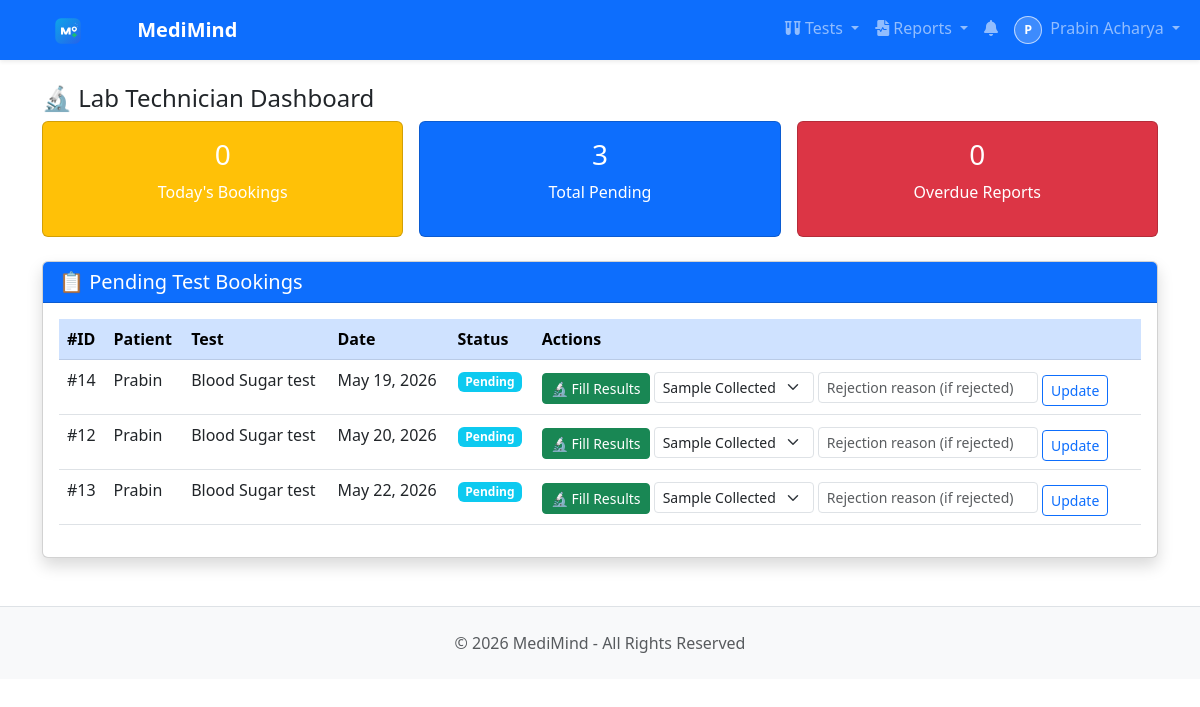
The page /lab/lab-dashboard/ (signed in) on the database its author committed.
### users/models.py (models this page shows, shortened)
class User(AbstractBaseUser, PermissionsMixin):
    ROLE_CHOICES = [
        ('PATIENT', 'Patient'),
        ('DOCTOR', 'Doctor'),
        ('NURSE', 'Nurse'),
        ('RECEPTIONIST', 'Receptionist'),
        ('LAB_TECHNICIAN', 'Lab Technician'),
        ('PHARMACIST', 'Pharmacist'),
        ('BILLING_OFFICER', 'Billing Officer'),
        ('INSURANCE_COORDINATOR', 'Insurance Coordinator'),
        ('QUALITY_COMPLIANCE_OFFICER', 'Quality Compliance Officer'),
        ('ADMIN', 'Super Admin'),
    ]
    email = models.EmailField(unique=True)
    username = models.CharField(max_length=50)
    first_name = models.CharField(max_length=150, blank=True, default='')
    last_name = models.CharField(max_length=150, blank=True, default='')
    role = models.CharField(max_length=30, choices=ROLE_CHOICES, default='PATIENT')
    is_active = models.BooleanField(default=False)  # False until email activated
    is_staff = models.BooleanField(default=False)
    date_joined = models.DateTimeField(auto_now_add=True)
    activation_token = models.CharField(max_length=200, blank=True, null=True)
    objects = UserManager()
    USERNAME_FIELD = 'email'
    REQUIRED_FIELDS = ['username']
    def get_full_name(self):
        full_name = f"{self.first_name} {self.last_name}".strip()
        return full_name or self.username

class PatientProfile(models.Model):
    GENDER_CHOICES = [
        ('M', 'Male'),
        ('F', 'Female'),
        ('O', 'Other'),
    ]
    BLOOD_GROUP_CHOICES = [
        ('A+', 'A+'), ('A-', 'A-'),
        ('B+', 'B+'), ('B-', 'B-'),
        ('AB+', 'AB+'), ('AB-', 'AB-'),
        ('O+', 'O+'), ('O-', 'O-'),
    ]
    user = models.OneToOneField(User, on_delete=models.CASCADE, related_name='patient_profile')
    full_name = models.CharField(max_length=100)
    phone = models.CharField(max_length=15, blank=True)
    gender = models.CharField(max_length=1, choices=GENDER_CHOICES, blank=True)
    date_of_birth = models.DateField(null=True, blank=True)
    blood_group = models.CharField(max_length=3, choices=BLOOD_GROUP_CHOICES, blank=True)
    height = models.FloatField(null=True, blank=True, help_text="Height in cm")
    weight = models.FloatField(null=True, blank=True, help_text="Weight in kg")
    image = models.ImageField(upload_to='patients/profile/', null=True, blank=True)
    address = models.TextField(blank=True)
    emergency_contact = models.CharField(max_length=15, blank=True)
    created_at = models.DateTimeField(auto_now_add=True)
    updated_at = models.DateTimeField(auto_now=True)

### lab/models.py (models this page shows, shortened)
class TestBooking(models.Model):
    STATUS_CHOICES = [
        ('PENDING', 'Pending'),
        ('SAMPLE_COLLECTED', 'Sample Collected'),
        ('PROCESSING', 'Processing'),
        ('COMPLETED', 'Completed'),
        ('REJECTED_SAMPLE', 'Rejected Sample'),
        ('CANCELLED', 'Cancelled'),
    ]
    PAYMENT_STATUS_CHOICES = [
        ('UNPAID', 'Unpaid'),
        ('PAID', 'Paid'),
    ]
    patient = models.ForeignKey(
        'users.PatientProfile',
        on_delete=models.CASCADE,
        related_name='test_bookings'
    )
    template = models.ForeignKey(
        TestTemplate,
        on_delete=models.CASCADE,
        related_name='bookings'
    )
    date = models.DateField()
    status = models.CharField(
        max_length=20,
        choices=STATUS_CHOICES,
        default='PENDING'
    )
    payment_status = models.CharField(
        max_length=10,
        choices=PAYMENT_STATUS_CHOICES,
        default='UNPAID'
    )
    amount = models.DecimalField(
        max_digits=8, decimal_places=2,
        help_text="Price at time of booking"
    )
    notes = models.TextField(blank=True)
    specimen_id = models.CharField(max_length=40, unique=True, null=True, blank=True)
    collected_by = models.ForeignKey(
        'users.User',
        on_delete=models.SET_NULL,
        null=True,
        blank=True,
        related_name='collected_samples'
    )
    collected_at = models.DateTimeField(null=True, blank=True)
    received_at = models.DateTimeField(null=True, blank=True)
    rejected_reason = models.CharField(max_length=255, blank=True)
    expected_report_at = models.DateTimeField(null=True, blank=True)
    completed_at = models.DateTimeField(null=True, blank=True)
    created_at = models.DateTimeField(auto_now_add=True)
    class Meta:
        unique_together = ['patient', 'template', 'date']
        ordering = ['-date']

class TestTemplate(models.Model):
    name = models.CharField(max_length=200, unique=True)
    description = models.TextField(blank=True)
    preparation = models.TextField(
        blank=True,
        help_text="Instructions before test e.g. Fast for 8 hours"
    )
    price = models.DecimalField(max_digits=8, decimal_places=2)
    duration_minutes = models.IntegerField(
        default=30,
        help_text="How long the test takes"
    )
    is_available = models.BooleanField(default=True)
    created_at = models.DateTimeField(auto_now_add=True)
    class Meta:
        ordering = ['name']

### lab/views.py (the view)
# urls.py: path('lab-dashboard/', views.lab_dashboard, name='lab_dashboard'),
@login_required
def lab_dashboard(request):
    if request.user.role != 'LAB_TECHNICIAN':
        messages.error(request, 'Access denied.')
        return redirect('users:dashboard')
    from datetime import date
    today = date.today()
    pending_bookings = TestBooking.objects.filter(
        status__in=['PENDING', 'SAMPLE_COLLECTED', 'PROCESSING'],
    ).select_related('patient', 'template').order_by('date')
    todays_bookings = pending_bookings.filter(date=today)
    overdue_bookings = pending_bookings.filter(expected_report_at__lt=timezone.now())
    return render(request, 'lab/lab_dashboard.html', {
        'pending_bookings': pending_bookings,
        'todays_bookings': todays_bookings,
        'overdue_bookings': overdue_bookings,
        'today': today,
    })

### notifications/context_processors.py (called while the page is built)
def unread_notifications(request):
    if request.user.is_authenticated:
        count = Notification.objects.filter(recipient=request.user, is_read=False).count()
        return {'unread_notification_count': count}
    return {'unread_notification_count': 0}

### templates/lab/lab_dashboard.html (shortened to what this page needs)
{% extends 'base.html' %}
{% block content %}
<h4>🔬 Lab Technician Dashboard</h4>
<div class="row g-3 mb-4">
    <div class="col-md-4">
        <div class="card bg-warning text-white text-center p-3">
            <h3>{{ todays_bookings.count }}</h3><p>Today's Bookings</p>
        </div>
    </div>
    <div class="col-md-4">
        <div class="card bg-primary text-white text-center p-3">
            <h3>{{ pending_bookings.count }}</h3><p>Total Pending</p>
        </div>
    </div>
    <div class="col-md-4">
        <div class="card bg-danger text-white text-center p-3">
            <h3>{{ overdue_bookings.count }}</h3><p>Overdue Reports</p>
        </div>
    </div>
</div>
<div class="card shadow">
    <div class="card-header bg-primary text-white"><h5 class="mb-0">📋 Pending Test Bookings</h5></div>
    <div class="card-body">
        <table class="table table-hover">
            <thead class="table-primary">
                <tr><th>#ID</th><th>Patient</th><th>Test</th><th>Date</th><th>Status</th><th>Actions</th></tr>
            </thead>
            <tbody>
                {% for booking in pending_bookings %}
                <tr {% if booking.date == today %}class="table-warning"{% endif %}>
                    <td>#{{ booking.id }}</td>
                    <td>{{ booking.patient.full_name }}</td>
                    <td>{{ booking.template.name }}</td>
                    <td>{{ booking.date }} {% if booking.date == today %}<span class="badge bg-warning text-dark">Today</span>{% endif %}</td>
                    <td><span class="badge bg-info">{{ booking.get_status_display }}</span></td>
                    <td>
                        <a href="{% url 'lab:fill_result' booking.pk %}"
                           class="btn btn-sm btn-success">🔬 Fill Results</a>
                        <form method="POST"
                              action="{% url 'lab:update_booking_status' booking.pk %}"
                              style="display:inline;">
                            <select name="status"
                                    class="form-select form-select-sm d-inline w-auto mt-1">
                                <option value="SAMPLE_COLLECTED">Sample Collected</option>
                            </select>
                            <input type="text" name="rejected_reason" class="form-control form-control-sm d-inline w-auto mt-1"
                                   placeholder="Rejection reason (if rejected)">
                            <button type="submit"
                                    class="btn btn-sm btn-outline-primary mt-1">
                                Update
                            </button>
                        </form>
                    </td>
                </tr>
                {% empty %}
                <tr><td colspan="6" class="text-center text-muted py-4">No pending bookings.</td></tr>
                {% endfor %}
            </tbody>
        </table>
    </div>
</div>
{% endblock %}

### templates/base.html (shortened to what this page needs)
{% load static %}
<!DOCTYPE html>
<html lang="en">
<head>
    <link href="https://cdn.jsdelivr.net/npm/bootstrap@5.3.0/dist/css/bootstrap.min.css" rel="stylesheet">
    <link href="https://cdnjs.cloudflare.com/ajax/libs/font-awesome/6.0.0/css/all.min.css" rel="stylesheet">
</head>
<body>
{% if user.is_authenticated %}
<nav class="navbar navbar-expand-lg navbar-dark bg-primary sticky-top shadow-sm">
    <div class="container-fluid">
        <a class="navbar-brand fw-bold" href="{% url 'users:dashboard' %}">
            <img src="{% static 'branding/medimind-logo.svg' %}" alt="MediMind" width="112" height="28" loading="eager" decoding="async" class="me-2">
            MediMind
        </a>
        <div class="collapse navbar-collapse" id="navbarNav">
            <div class="navbar-nav ms-auto">
                {% if user.role == 'PATIENT' or user.role == 'LAB_TECHNICIAN' or user.role == 'RECEPTIONIST' or user.role == 'ADMIN' %}
                <div class="nav-item dropdown">
                    <a class="nav-link dropdown-toggle" href="#" id="testsDropdown" role="button" data-bs-toggle="dropdown">
                        <i class="fas fa-vials"></i> Tests
                    </a>
                </div>
                {% endif %}
                <div class="nav-item dropdown">
                    <a class="nav-link dropdown-toggle" href="#" id="reportsDropdown" role="button" data-bs-toggle="dropdown">
                        <i class="fas fa-file-waveform"></i> Reports
                    </a>
                </div>
                <a class="nav-link" href="{% url 'notifications:notification_list' %}" title="Notifications">
                    <i class="fas fa-bell"></i>
                </a>
                <div class="nav-item dropdown">
                    <a class="nav-link dropdown-toggle" href="#" id="userDropdown" role="button" data-bs-toggle="dropdown">
                        {% if user.role == 'PATIENT' and user.patient_profile and user.patient_profile.image %}
                            <img src="{{ user.patient_profile.image.url }}" alt="{{ user.username }}" class="nav-avatar me-1">
                        {% elif user.role == 'DOCTOR' and user.doctor_profile and user.doctor_profile.photo %}
                            <img src="{{ user.doctor_profile.photo.url }}" alt="{{ user.username }}" class="nav-avatar me-1">
                        {% else %}
                            <span class="nav-avatar-fallback me-1">{{ user.username|slice:":1"|upper }}</span>
                        {% endif %}
                        {{ user.first_name|default:user.username }}
                    </a>
                </div>
            </div>
        </div>
    </div>
</nav>
{% endif %}
<div class="{% if user.is_authenticated %}container{% else %}container-fluid{% endif %} mt-4">
    {% block content %}{% endblock %}
</div>
<footer class="bg-light text-muted py-4 mt-5 border-top">
    <div class="container text-center">
        <p class="mb-0">&copy; 2026 MediMind - All Rights Reserved</p>
    </div>
</footer>
</body>
</html>

### templates/base.html (style rules this page uses)
.nav-avatar-fallback { width: 28px; height: 28px; border-radius: 50%; display: inline-flex; align-items: center; justify-content: center; font-size: 0.78rem; font-weight: 700; background: rgba(255, 255, 255, 0.2); border: 1px solid rgba(255, 255, 255, 0.65); color: #fff; }

### rows shown on the page
User: username "P", first_name "Prabin Acharya"
TestBooking: id "14", patient.full_name "Prabin", template.name "Blood Sugar test", date "May 19, 2026", status "Pending"
TestBooking: id "12", patient.full_name "Prabin", template.name "Blood Sugar test", date "May 20, 2026", status "Pending"
TestBooking: id "13", patient.full_name "Prabin", template.name "Blood Sugar test", date "May 22, 2026", status "Pending"

### other values the page prints
{{ todays_bookings.count }} "0"
{{ pending_bookings.count }} "3"
{{ overdue_bookings.count }} "0"
